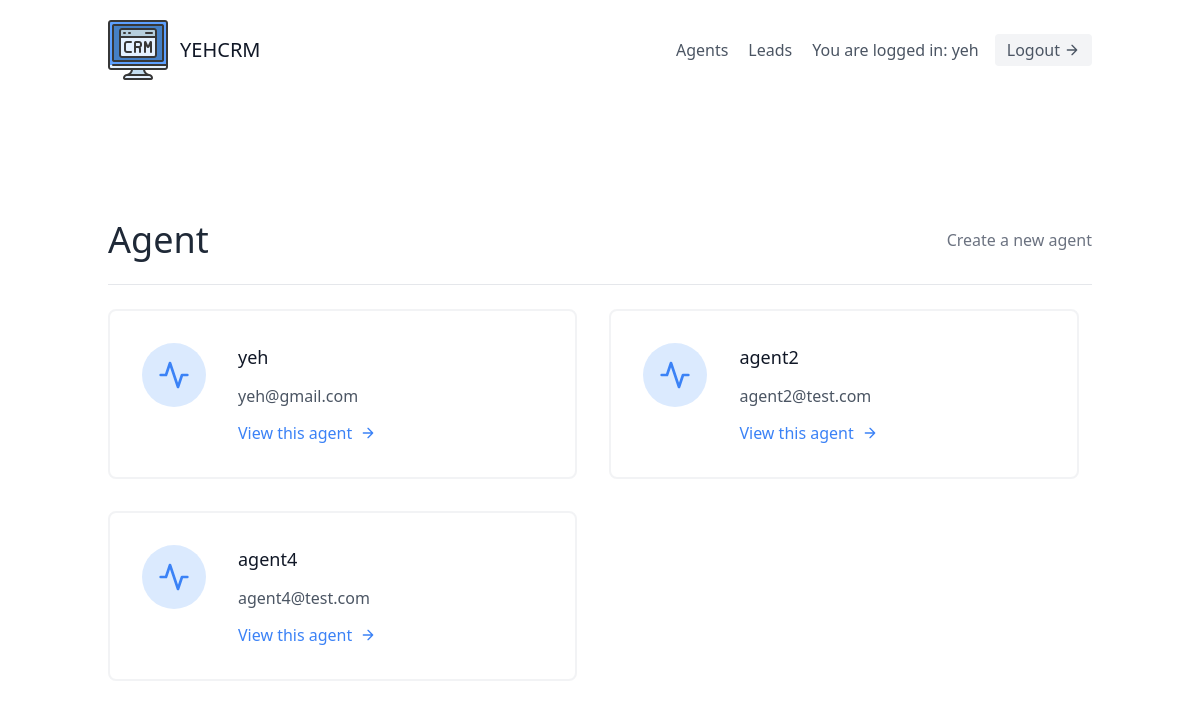
Screenshot of /agents/ (signed in) with the database file from the repository.
### leads/models.py (models this page shows, shortened)
class User(AbstractUser):
    is_organizor = models.BooleanField(default=True)
    is_agent = models.BooleanField(default=False)

class Agent(models.Model):
    user = models.OneToOneField("User",on_delete=models.CASCADE)
    organization = models.ForeignKey(UserProfile,on_delete=models.CASCADE)

### agents/views.py (the view)
# urls.py: path('',AgentListView.as_view(),name='agent-list'),
class AgentListView(OrganizorAndLoginRequiredMixin,generic.ListView):
    template_name = "agents/agent_list.html"
    context_object_name = "agents"
    def get_queryset(self):
        return Agent.objects.all()

### agents/mixins.py (called while the page is built)
    def dispatch(self, request, *args, **kwargs):
        if not request.user.is_authenticated or not request.user.is_organizor:
            return redirect("leads:lead-list")
        return super().dispatch(request, *args, **kwargs)

### agents/templates/agents/agent_list.html (shortened to what this page needs)
{% extends "base.html" %}
{% block content %}
<section class="text-gray-600 body-font">
  <div class="container px-5 py-24 mx-auto flex flex-wrap">
    <div class="w-full mb-6 py-6 flex justify-between items-center border-b border-gray-200">
        <div>
            <h1 class="text-4xl text-gray-800">Agent</h1>
        </div>
        <div>
            <a class="text-gray-500 hover:text-blue-500" href="{% url 'agents:agent-create' %}">Create a new agent</a>
        </div>
    </div>
    <div class="flex flex-wrap -m-4">
        {% for agent in agents %}
        <div class="p-4 lg:w-1/2 md:w-full">
            <div class="flex border-2 rounded-lg border-gray-200 border-opacity-50 p-8 sm:flex-row flex-col">
            <div class="w-16 h-16 sm:mr-8 sm:mb-0 mb-4 inline-flex items-center justify-center rounded-full bg-blue-100 text-blue-500 flex-shrink-0">
                <svg fill="none" stroke="currentColor" stroke-linecap="round" stroke-linejoin="round" stroke-width="2" class="w-8 h-8" viewBox="0 0 24 24">
                <path d="M22 12h-4l-3 9L9 3l-3 9H2"></path>
                </svg>
            </div>
            <div class="flex-grow">
                <h2 class="text-gray-900 text-lg title-font font-medium mb-3">
                    {{ agent.user.username}}
                </h2>
                <p class="leading-relaxed text-base">
                    {{ agent.user.email}}
                </p>
                <a class="mt-3 text-blue-500 inline-flex items-center" href="{% url 'agents:agent-detail' agent.pk %}">
                    View this agent
                    <svg fill="none" stroke="currentColor" stroke-linecap="round" stroke-linejoin="round" stroke-width="2" class="w-4 h-4 ml-2" viewBox="0 0 24 24">
                        <path d="M5 12h14M12 5l7 7-7 7"></path>
                    </svg>
                </a>
            </div>
            </div>
        </div>
        {% endfor %}
    </div>
  </div>
</section>
{% endblock content%}

### templates/navbar.html (shortened to what this page needs)
{% load static %}
<header class="text-gray-600 body-font">
  <div class="container mx-auto flex flex-wrap p-5 flex-col md:flex-row items-center">
    <a href="{% url 'landing-page'%}"class="flex title-font font-medium items-center text-gray-900 mb-4 md:mb-0">
      <img src="{% static 'images/Logo_CRM.svg' %}"/>
      <span class="ml-3 text-xl">YEHCRM</span>
    </a>
    <nav class="md:ml-auto flex flex-wrap items-center text-base justify-center">
        {% if not request.user.is_authenticated %}
          <a href="{% url 'signup' %}" class="mr-5 hover:text-gray-900">Sign up</a>
        {% else %}
          {% if request.user.is_organizor %}
            <a href="{% url 'agents:agent-list' %}" class="mr-5 hover:text-gray-900">Agents</a>
          {% endif %}
          <a href="{% url 'leads:lead-list' %}" class="mr-5 hover:text-gray-900">Leads</a>
        {% endif %}
    </nav>
    {% if request.user.is_authenticated %}
      You are logged in: {{request.user.username}}
      <a href="{% url 'logout' %}" class="ml-4 inline-flex items-center bg-gray-100 border-0 py-1 px-3 focus:outline-none hover:bg-gray-200 rounded text-base mt-4 md:mt-0">
        Logout
        <svg fill="none" stroke="currentColor" stroke-linecap="round" stroke-linejoin="round" stroke-width="2" class="w-4 h-4 ml-1" viewBox="0 0 24 24">
          <path d="M5 12h14M12 5l7 7-7 7"></path>
        </svg>
      </a>
    {% endif %}
  </div>
</header>

### rows the page displays
User: user.username "yeh"
Agent: user.username "yeh", user.email "yeh@gmail.com"
Agent: user.username "agent2", user.email "agent2@test.com"
Agent: user.username "agent4", user.email "agent4@test.com"
